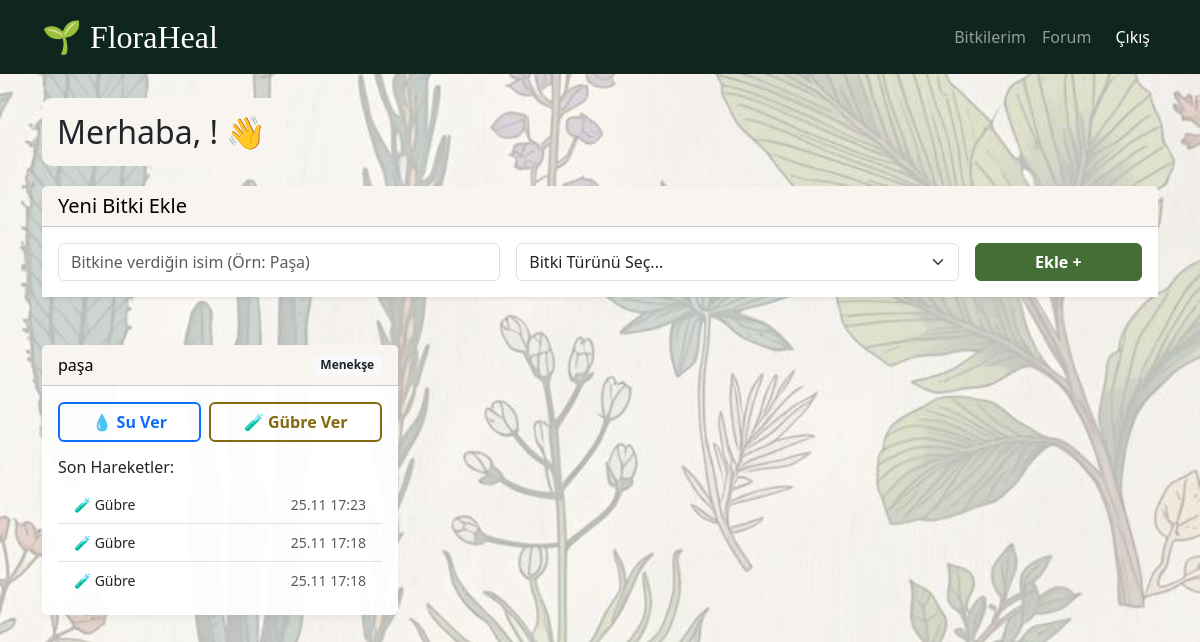
Screenshot of / (signed in) with the database file from the repository.
### app.py (models this page shows)
class Plant(db.Model):
    id = db.Column(db.Integer, primary_key=True)
    user_id = db.Column(db.Integer, db.ForeignKey('user.id'), nullable=False)
    name = db.Column(db.String(100), nullable=False) # Kullanıcının bitkiye verdiği isim
    species = db.Column(db.String(100), nullable=False) # Bitkinin türü (Forum için)
    logs = db.relationship('CareLog', backref='plant', lazy=True)

class CareLog(db.Model):
    id = db.Column(db.Integer, primary_key=True)
    plant_id = db.Column(db.Integer, db.ForeignKey('plant.id'), nullable=False)
    action_type = db.Column(db.String(50), nullable=False) # 'Su' veya 'Gübre'
    date = db.Column(db.DateTime, default=datetime.utcnow)
    note = db.Column(db.String(200))

### app.py (the view)
@app.route('/')
@login_required
def dashboard():
    user_plants = Plant.query.filter_by(user_id=current_user.id).all()
    return render_template('dashboard.html', name=current_user.username, plants=user_plants)

### app.py (called while the page is built)
@login_manager.user_loader
def load_user(user_id):
    return User.query.get(int(user_id))

### templates/dashboard.html (shortened to what this page needs)
{% extends "base.html" %}
{% block content %}
<div class="welcome-box">
    <h2 class="m-0">Merhaba, {{ current_user.display_name }}! 👋</h2>
</div>
<div class="card mb-5 shadow-sm kart-ozel">
    <div class="card-header kart-baslik-ozel">
        <h5 class="card-title m-0">Yeni Bitki Ekle</h5>
    </div>
    <div class="card-body" style="background-color: rgba(255,255,255,0.95);">
        <form action="{{ url_for('add_plant') }}" method="POST" class="row g-3">
            <div class="col-md-5">
                <input type="text" name="name" class="form-control" placeholder="Bitkine verdiğin isim (Örn: Paşa)" required>
            </div>
            <div class="col-md-5">
                <select name="species" class="form-select" required>
                    <option value="" disabled selected>Bitki Türünü Seç...</option>
                </select>
            </div>
            <div class="col-md-2">
                <button type="submit" class="btn btn-ozel w-100">Ekle +</button>
            </div>
        </form>
    </div>
</div>
<div class="row">
    {% for plant in plants %}
    <div class="col-md-4 mb-4">
        <div class="card h-100 kart-ozel">
            <div class="card-header kart-baslik-ozel d-flex justify-content-between align-items-center">
                <span>{{ plant.name }}</span>
                <span class="badge bg-light text-dark">{{ plant.species }}</span>
            </div>
            <div class="card-body">
                <div class="d-flex gap-2 mb-3">
                    <form action="{{ url_for('log_care', plant_id=plant.id) }}" method="POST" class="flex-fill">
                        <button type="submit" class="btn btn-su w-100">💧 Su Ver</button>
                    </form>
                    <form action="{{ url_for('log_care', plant_id=plant.id) }}" method="POST" class="flex-fill">
                        <button type="submit" class="btn btn-gubre w-100">🧪 Gübre Ver</button>
                    </form>
                </div>
                <h6>Son Hareketler:</h6>
                <ul class="list-group list-group-flush small">
                    {% for log in plant.logs[-3:]|reverse %}
                        <li class="list-group-item d-flex justify-content-between align-items-center bg-transparent">
                            <span>
                                {% if log.action_type == 'su' %}💧 Su{% else %}🧪 Gübre{% endif %}
                            </span>
                            <span class="text-muted">{{ log.date.strftime('%d.%m %H:%M') }}</span>
                        </li>
                    {% else %}
                        <li class="list-group-item text-muted bg-transparent">Henüz işlem yok.</li>
                    {% endfor %}
                </ul>
            </div>
        </div>
    </div>
    {% else %}
    <div class="col-12 text-center mt-4">
        <div class="welcome-box">
            <p class="text-muted m-0">Henüz hiç bitkin yok. Yukarıdan eklemeye başla!</p>
        </div>
    </div>
    {% endfor %}
</div>
{% endblock %}

### templates/base.html (style rules this page uses)
body { background-color: #f8f9fa; }
.card { box-shadow: 0 4px 8px rgba(0,0,0,0.05); border: none; }

### rows the page displays
Plant: name "paşa", species "Menekşe"
CareLog: action_type "🧪 Gübre", date "25.11 17:23"
CareLog: action_type "🧪 Gübre", date "25.11 17:18"
CareLog: action_type "🧪 Gübre", date "25.11 17:18"
